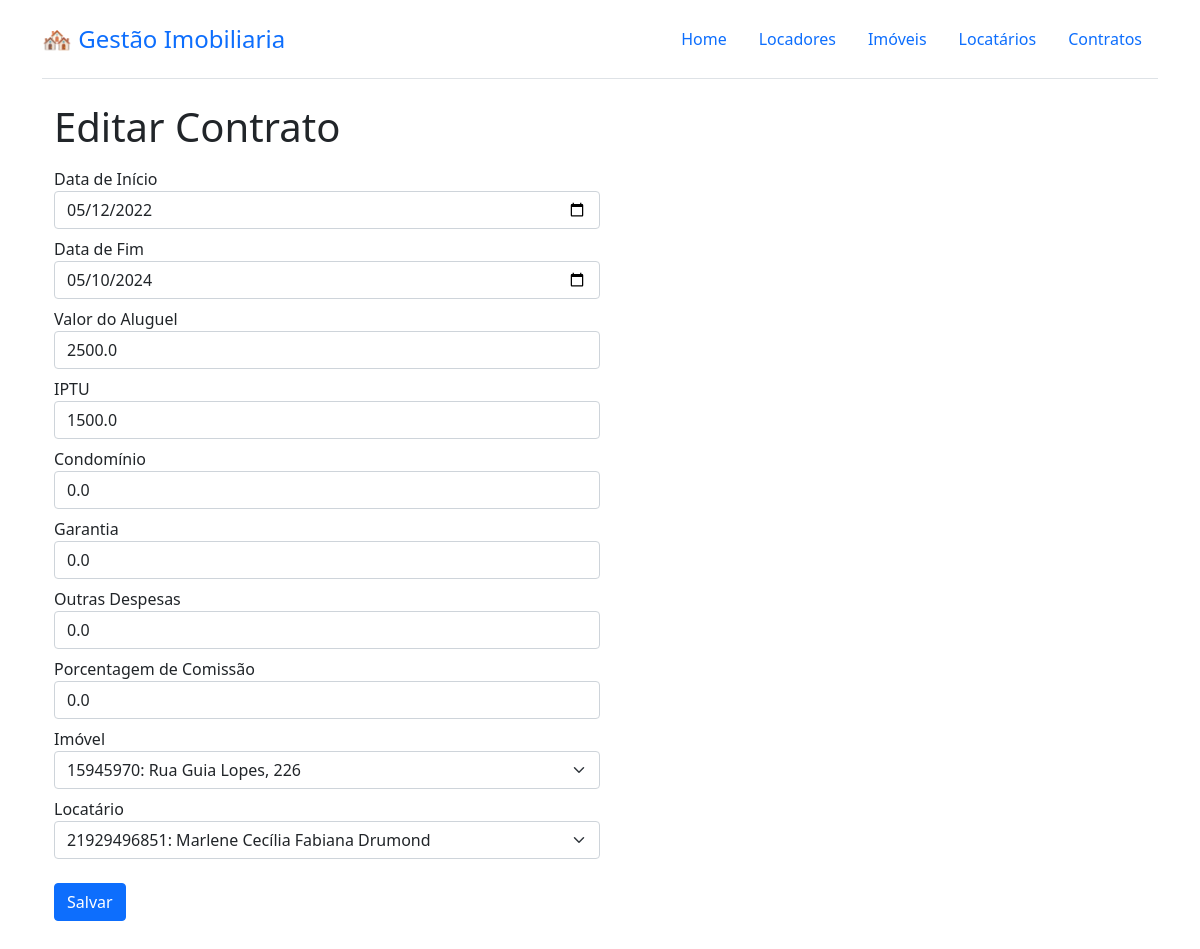
Page /contrato/2 on the committed database.
### tables this page shows
CREATE TABLE `contrato` (
	`id` integer primary key NOT NULL UNIQUE,
	`data_inicio` REAL NOT NULL,
	`data_fim` REAL NOT NULL,
	`valor_aluguel` REAL NOT NULL,
	`IPTU` REAL NOT NULL,
	`condominio` REAL DEFAULT 0,
	`garantia` REAL DEFAULT 0,
	`outras_despesas` REAL DEFAULT 0,
	`porcentagem_comissao` REAL DEFAULT 0,
	`id_locatario` INTEGER NOT NULL,
	`id_imovel` INTEGER NOT NULL,
	FOREIGN KEY(`id_locatario`) REFERENCES `locatario`(`id`),
	FOREIGN KEY(`id_imovel`) REFERENCES `imovel`(`id`)
);

### gestao_imobiliaria/views/contrato.py (the view, shortened to what this page needs)
@contrato.route("/contrato/<int:id>", methods=["GET", "POST"])
def edit(id: int):
    db = get_db()
    form = ContratoForm(edit=True)
    contrato = db.execute("SELECT * FROM contrato WHERE id = ?", (id,)).fetchone()
    if contrato is None:
        abort(404, "Contrato id {0} doesn't exist.".format(id))
    if request.method == "GET":
        form.data_inicio.data = datetime.strptime(contrato["data_inicio"], '%Y-%m-%d')
        form.data_fim.data = datetime.strptime(contrato["data_fim"], '%Y-%m-%d')
        form.valor_aluguel.data = contrato["valor_aluguel"]
        form.IPTU.data = contrato["IPTU"]
        form.condominio.data = contrato["condominio"]
        form.garantia.data = contrato["garantia"]
        form.outras_despesas.data = contrato["outras_despesas"]
        form.porcentagem_comissao.data = contrato["porcentagem_comissao"]
        form.id_imovel.data = contrato["id_imovel"]
        form.id_locatario.data = contrato["id_locatario"]
    return render_template("form.html", form=form, page_title="Editar Contrato")

### gestao_imobiliaria/db.py (called while the page is built)
def get_db():
    if "db" not in g:
        g.db = sqlite3.connect(
            os.getenv("DATABASE_URL"), detect_types=sqlite3.PARSE_DECLTYPES
        )
        g.db.row_factory = sqlite3.Row
    return g.db

### gestao_imobiliaria/forms.py (called while the page is built)
    def populate_choices(self):
        db = get_db()  # Get the database connection
        cursor = db.cursor()
        cursor.execute('SELECT id, primeiro_nome, ultimo_nome, cpf FROM locatario')
        rows = cursor.fetchall()
        self.id_locatario.choices = [(row['id'], f"{row['cpf']}: {row['primeiro_nome']} {row['ultimo_nome']}") for row in rows]
        if self.edit == False:
            cursor.execute("SELECT id, cep, logradouro, numero FROM imovel where alugado = 'Não'")
        else:
            cursor.execute("SELECT id, cep, logradouro, numero FROM imovel")
        rows = cursor.fetchall()
        self.id_imovel.choices = [(row['id'], f"{row['cep']}: {row['logradouro']}, {row['numero']}") for row in rows]

### gestao_imobiliaria/templates/form.html (shortened to what this page needs)
{% extends "base.html" %}
{% block content %}
  <div class="container justify-content-left w-100 position-relative">
   <div>
      <h1>{{page_title.title()}}</h1>
    </div>
    <form action="" method="POST" class="w-50">
        {% set row_open = false %}
        {% for field in form %}
            {% if (field.type != "SubmitField") and (field.type != "CSRFTokenField") %}
                {% if field.label.text == "Logradouro"%}
                    <div class="row">
                        <div class="col-md-6">
                            <div class="form-group">
                                {{ form.logradouro.label(class="form-label mb-0 mt-2") }}
                                {{ form.logradouro(class="form-control", placeholder=form.logradouro.label.text) }}
                            </div>
                        </div>
                        <div class="col-md-6">
                            <div class="form-group">
                                {{ form.numero.label(class="form-label mb-0 mt-2") }}
                                {{ form.numero(class="form-control", placeholder=form.numero.label.text) }}
                            </div>
                        </div>
                    </div>
                {% elif field.label.text == "Número" %}
                {% else %}
                    {% if field.type == 'SelectField' %}
                        <div class="form-group">
                            {{ field.label(class="form-label mb-0 mt-2") }}
                            {{ field(class="form-select", placeholder=field.label.text) }}
                        </div>
                    {% else %}
                        <div class="form-group">
                            {{ field.label(class="form-label mb-0 mt-2") }}
                            {{ field(class="form-control", placeholder=field.label.text) }}
                        </div>
                    {% endif %}
                {% endif %}
            {% endif %}
        {% endfor %}
          <div class="form-group pt-4 mb-5">
              {{ form.submit(class="btn btn-primary") }}
          </div>
    </form>
  </div>
{% endblock %}

### rows in the picture
contrato: data_inicio "05/12/2022" "05/10/2024" "2500.0" "1500.0" "0.0" "0.0" "0.0" "0.0", id_imovel "15945970: Rua Guia Lopes, 226" "21929496851: Marlene Cecília Fabiana Drumond"

### other values in the picture
{{ page_title.title() }} "Editar Contrato"
{{ field.label(class="form-label mb-0 mt-2") }} "Data de Início" "Data de Fim" "Valor do Aluguel" "IPTU" "Condomínio" "Garantia" "Outras Despesas" "Porcentagem de Comissão"
{{ field.label(class="form-label mb-0 mt-2") }} "Imóvel" "Locatário"
